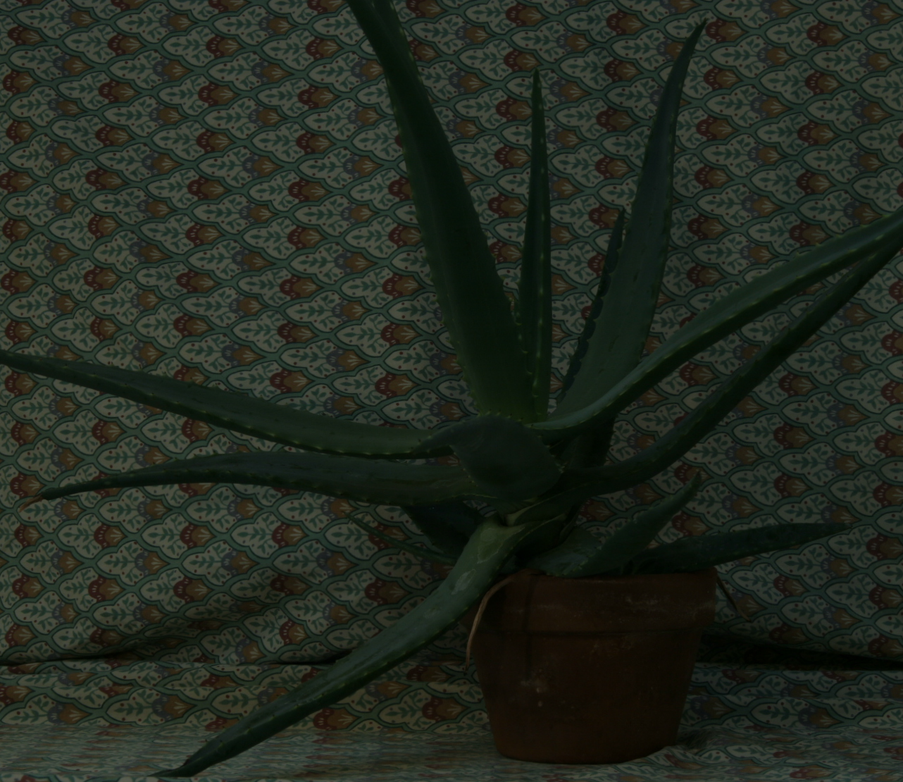
#> input picture aloe_left.png, 903 x 782 px, shrunk from 1282 x 1110 before the run
$ python git_disparity.py   (older library calls are emulated)
#> lines starting #> are read from the running program, lines starting #| are printed output that depends on the picture
import cv2
import sys
import numpy as np

def getDisparity(imgLeft, imgRight, method="BM"):
    gray_left = cv2.cvtColor(imgLeft, cv2.COLOR_BGR2GRAY)
    gray_right = cv2.cvtColor(imgRight, cv2.COLOR_BGR2GRAY)
    print(gray_left.shape)
    c, r = gray_left.shape
    if method == "BM":
        sbm = cv2.StereoBM_create(numDisparities=32, blockSize=17)
        sbm.setMinDisparity(16)
        sbm.setNumDisparities(32)
        sbm.setBlockSize(17)
        sbm.setDisp12MaxDiff(0)
        sbm.setUniquenessRatio(10)
        sbm.setSpeckleRange(32)
        sbm.setSpeckleWindowSize(100)
        disparity = sbm.compute(gray_left, gray_right)
        disparity_visual = cv2.normalize(disparity, None, alpha=0, beta=255, norm_type=cv2.NORM_MINMAX, dtype=cv2.CV_8U)


    elif method == "SGBM":
        sbm = cv2.StereoSGBM_create(minDisparity=1,
                                     numDisparities=32,
                                     blockSize=5,

                                     uniquenessRatio=5,
                                     speckleWindowSize=5,
                                     speckleRange=5,
                                     disp12MaxDiff=2,
                                     P1=8*3*5**2,
                                     P2=32*3*5**2,
                                     mode=cv2.STEREO_SGBM_MODE_SGBM_3WAY)

        disparity = sbm.compute(gray_left, gray_right)
        disparity_visual = cv2.normalize(disparity, None, alpha=0, beta=255, norm_type=cv2.NORM_MINMAX, dtype=cv2.CV_8U)
    return disparity_visual

imgLeft = cv2.imread("aloe_left.png")
#> imgLeft is the input picture: shape (782, 903, 3); mean B, G, R 30.6, 40.3, 33.8
imgRight = cv2.imread("aloe_right.png")
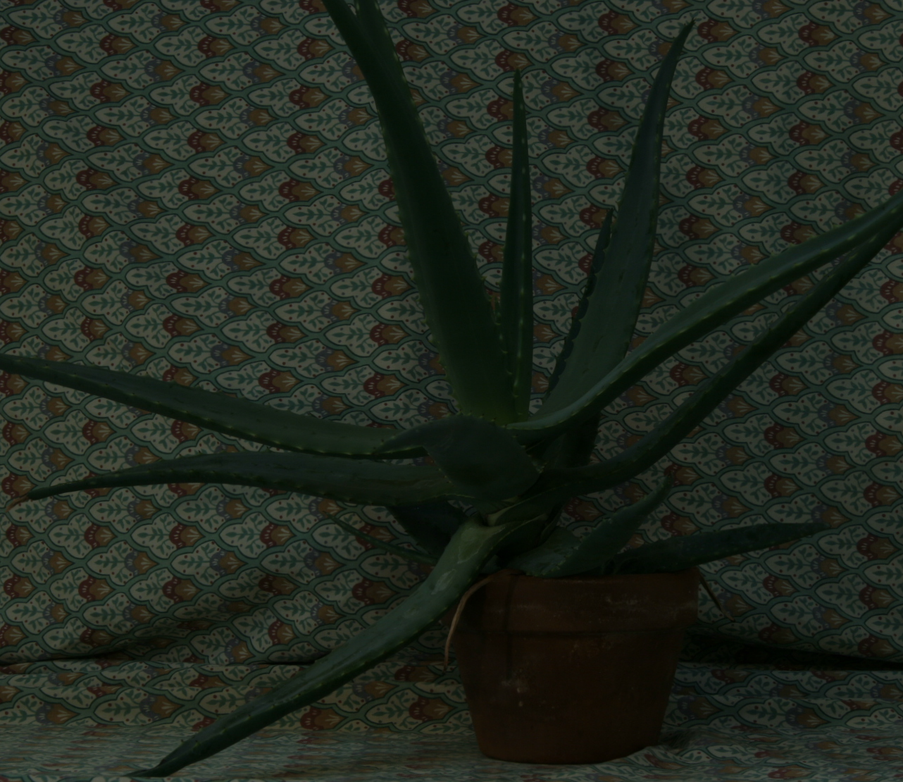
#> input picture aloe_right.png, 903 x 782 px, shrunk from 1282 x 1110 before the run
#> imgRight is the input picture: shape (782, 903, 3); mean B, G, R 30.4, 39.9, 33.4
try:
    method = sys.argv[3]
except IndexError:
    method = "BM"

disparity = getDisparity(imgLeft, imgRight, method)
#| (782, 903)
#> in getDisparity, `disparity = sbm.compute(gray_left, gray_right)`:
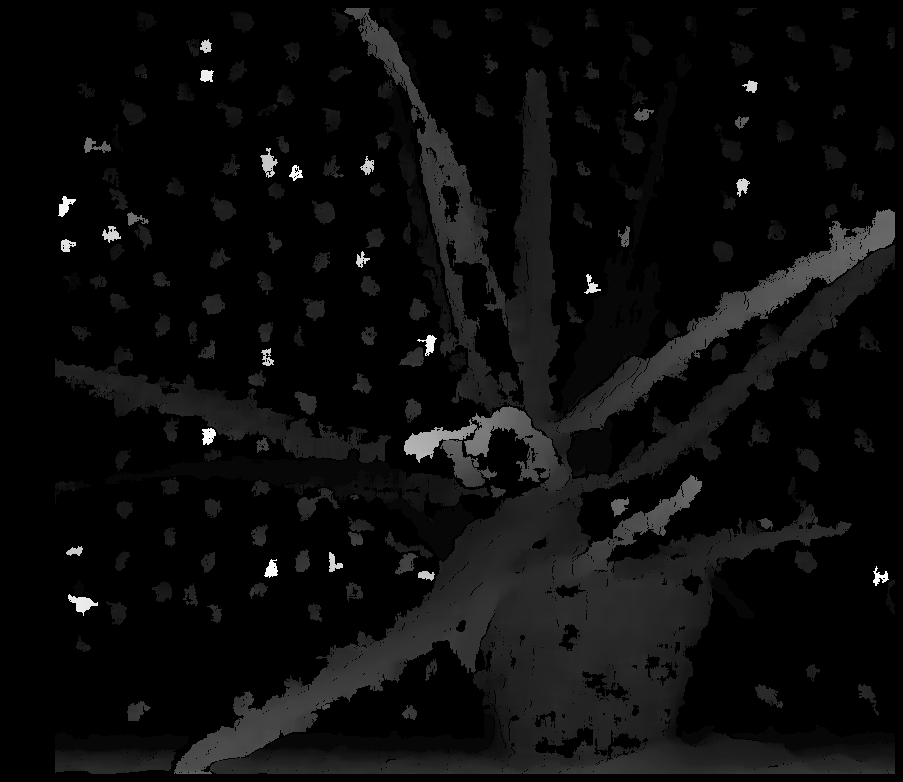
#> disparity: shape (782, 903) int16; min 240, max 752, mean 264.2; drawn with min black and max white
cv2.imshow("disparity", disparity)
cv2.imwrite("parameter_disp.png",disparity)
cv2.waitKey(0)
cv2.destroyAllWindows()
